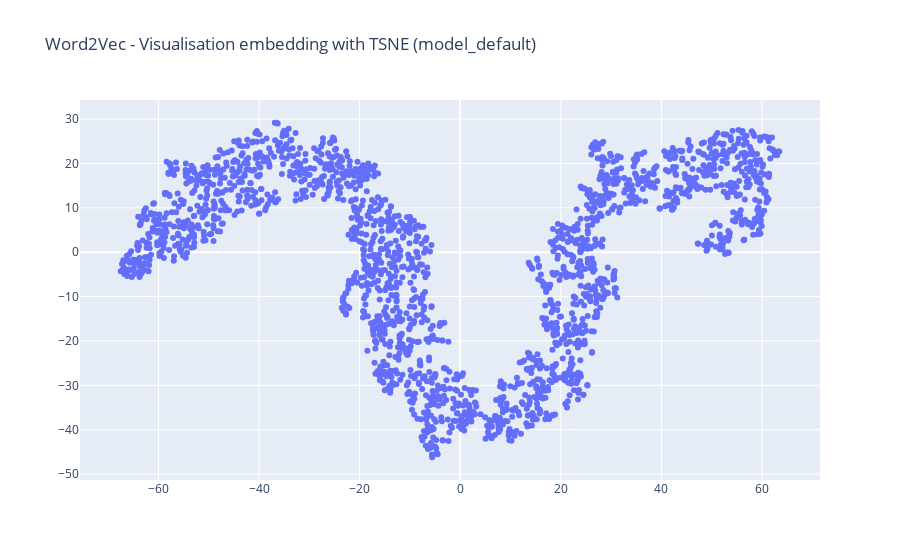
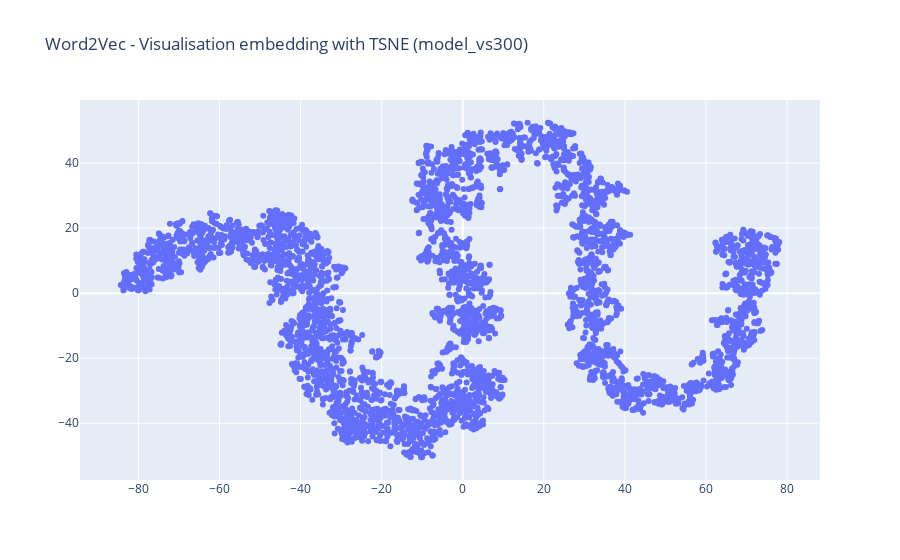
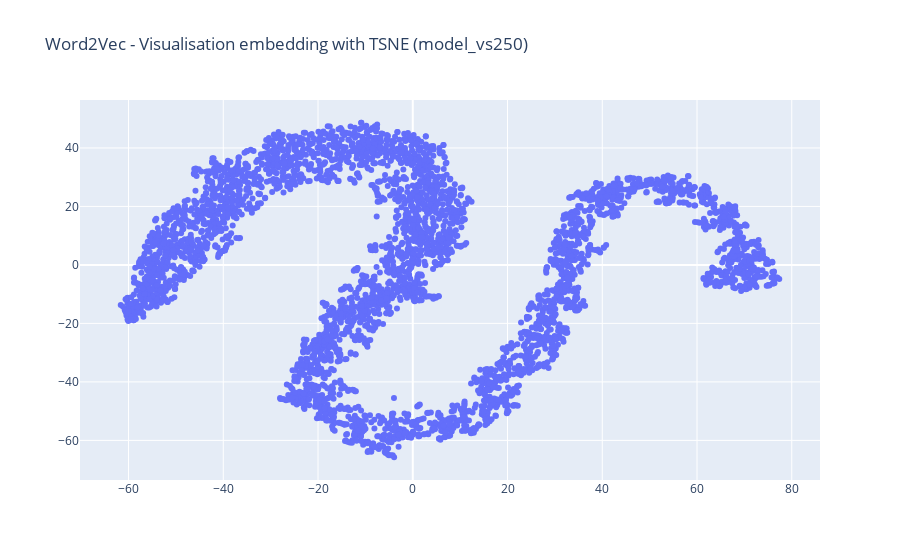

Notebook source saved alongside these figures, in order:
### Code cell
models = [model_default, model_vs300, model_vs250]
model_names = ["model_default", "model_vs300", "model_vs250"]

for model, name in zip(models, model_names):
    x_vals, y_vals, labels = reduce_dimensions(model)
    plot = plot_embeddings(x_vals, y_vals, labels, name)

### Figure 1 — Plotly figure (JSON) as saved in the notebook; plotly's stock layout.template omitted (floating-point values rounded to 4 significant figures; data arrays with more than 128 entries replaced by an {"elided": "..."} marker saying what was removed)
{"data": [{"mode": "markers", "text": {"elided": "1996 str values"}, "type": "scatter", "x": {"elided": "1996 float values"}, "y": {"elided": "1996 float values"}}], "layout": {"title": {"text": "Word2Vec - Visualisation embedding with TSNE (model_default)"}}}

### Figure 2 — Plotly figure (JSON) as saved in the notebook; plotly's stock layout.template omitted (floating-point values rounded to 4 significant figures; data arrays with more than 128 entries replaced by an {"elided": "..."} marker saying what was removed)
{"data": [{"mode": "markers", "text": {"elided": "4027 str values"}, "type": "scatter", "x": {"elided": "4027 float values"}, "y": {"elided": "4027 float values"}}], "layout": {"title": {"text": "Word2Vec - Visualisation embedding with TSNE (model_vs300)"}}}

### Figure 3 — Plotly figure (JSON) as saved in the notebook; plotly's stock layout.template omitted (floating-point values rounded to 4 significant figures; data arrays with more than 128 entries replaced by an {"elided": "..."} marker saying what was removed)
{"data": [{"mode": "markers", "text": {"elided": "4027 str values"}, "type": "scatter", "x": {"elided": "4027 float values"}, "y": {"elided": "4027 float values"}}], "layout": {"title": {"text": "Word2Vec - Visualisation embedding with TSNE (model_vs250)"}}}
